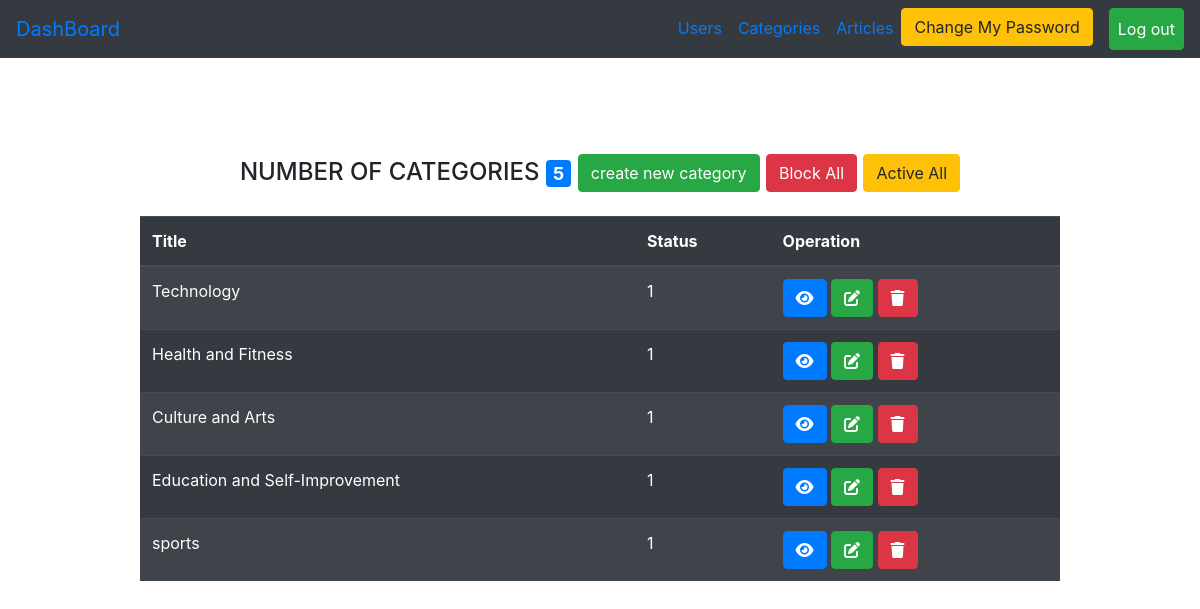
The app's page /Admin/categories.php (signed in) with its own data.
### tables this page shows
CREATE TABLE `categories` (
  `category_id` int(11) NOT NULL,
  `title` varchar(255) NOT NULL,
  `status` enum('0','1') DEFAULT '1',
  `created_at` timestamp NULL DEFAULT NULL,
  `updated_at` timestamp NULL DEFAULT NULL
);

### Admin/categories.php (the view, shortened to what this page needs)
<?php
include("initials.php");
if (isset($_SESSION['login'])) {
    $page = "All";
    if ($page == "All") {
        $statment = $connect->prepare("select * from categories");
        $statment->execute();
        $usercount = $statment->rowcount();
        $result = $statment->fetchall();
?>
        <div class="container mt-5 ">
            <div class="row">
                <div class="col-md-10 m-auto pt-5">
                    <div>
                        <h4 class="text-center mb-4">NUMBER OF CATEGORIES
                            <span class="badge badge-primary"><?php echo $usercount ?></span>
                            <a href="?page=create" class="btn btn-success">create new category</a>
                            <a href="?page=block" class="btn btn-danger">Block All</a>
                            <a href="?page=active" class="btn btn-warning">Active All</a>
                        </h4>
                        <table class="table table-striped table-dark ">
                            <thead>
                                <tr>
                                    <th scope="col">Title</th>
                                    <th scope="col">Status</th>
                                    <th scope="col">Operation</th>
                                </tr>
                            </thead>
                            <tbody>
                                <?php
                                foreach ($result as $item) {
                                ?>
                                    <tr>
                                        <td><?php echo $item['title'] ?></td>
                                        <td><?php echo $item['status'] ?></td>
                                        <td>
                                            <a href="?page=show&category_id=<?php echo $item['category_id'] ?>" class="btn btn-primary"><i class="fa-solid fa-eye"></i></a>
                                            <a href="?page=edit&category_id=<?php echo $item['category_id'] ?>" class="btn btn-success"><i class="fa-solid fa-pen-to-square"></i></a>
                                            <a href="?page=delete&category_id=<?php echo $item['category_id'] ?>" class="btn btn-danger"><i class="fa-solid fa-trash"></i></a>
                                        </td>
                                    </tr>
                                <?php
                                }
                                ?>
                            </tbody>
                        </table>
                    </div>
                </div>
            </div>
        </div>
    <?php
    } else if ($page == "show") {
        if (isset($_GET['category_id'])) {
            $category_id = $_GET['category_id'];
        }
        $statment = $connect->prepare("select * from categories where category_id =?");
        $statment->execute(array($category_id));
        $item = $statment->fetch();
    ?>
        <div class="container mt-5 pt-5">
            <div class="row">
                <div class="col-md-10 m-auto">
                    <table class="table table-striped table-dark">
                        <thead>
                            <tr>
                                <th scope="col">id</th>
                                <th scope="col">Title</th>
                                <th scope="col">Status</th>
                                <th scope="col">Created_at</th>
                                <th scope="col">Updated_at</th>
                                <th scope="col">Operation</th>
                            </tr>
                        </thead>
                        <tbody>
                            <tr>
                                <th scope="row"><?php echo $item['category_id'] ?></th>
                                <td><?php echo $item['title'] ?></td>
                                <td><?php echo $item['status'] ?></td>
                                <td><?php echo $item['created_at'] ?></td>
                                <td><?php echo $item['updated_at'] ?></td>
                                <td>
                                    <a href="categories.php" class="btn btn-success"><i class="fa-solid fa-house"></i></a>
                            </tr>
                        </tbody>
                    </table>
                </div>
            </div>
        </div>
    <?php
    } else if ($page == "delete") {
        if (isset($_GET['category_id'])) {
            $category_id = $_GET['category_id'];
        }
        $statment = $connect->prepare("delete from categories where  category_id=?");
        $statment->execute(array($category_id));
        $_SESSION['message'] = "deleted sucessfully";
        header("Location:categories.php");
    } else if ($page == "create") {
    ?>
        <div class="container mt-5">
            <div class="row">
                <div class="col-md-10 m-auto">
                    <h4 class="text-center mt-4">CREATE CATEGORY PAGE</h4>
                    <form action="?page=savenew" method="post">
                        <label>TITLE</label>
                        <input type="text" name="title" class="form-control mb-4">
                        <?php
                        if (isset($_SESSION['title'])) {
                            echo "<h4 class='text-center alert alert-danger'>" . $_SESSION['title'] . "</h4>";
                            unset($_SESSION['title']);
                        }
                        ?>
                        <label>STATUS</label>
                        <select name="status" class="form-control mb-4">
                            <option value="1">active</option>
                            <option value="0">block</option>
                        </select>
                        <input type="submit" class="form-control  btn btn-success" value="CREATE NEW CATEGORY">
                    </form>
                </div>
            </div>
        </div>
    <?php
    } else if ($page == "savenew") {
        if ($_SERVER['REQUEST_METHOD'] == "POST") {
            $title = $_POST['title'];
            $status = $_POST['status'];
            $errorstext = array();
            $words = explode(' ', $title);
            if (strlen($title) == "") {
                $errorstext[] = "write a title";
            } elseif (count($words) < 1 || count($words) > 3) {
                $errorstext[] = "Title must be between 1 and 3 words";
            }
            if (empty($errorstext)) {
                try {
                    $statment = $connect->prepare("insert into categories
                (title,`status`,created_at)
                values
                (?,?,now())");
                    $statment->execute(array($title, $status));
                    $_SESSION['message'] = "created sucessfully";
                    header("Location:categories.php");
                } catch (PDOException $e) {
                    echo "<h4 class='text-center alert alert-danger'>Error IN VALUES</h4>";
                    header("Refresh:3;url=categories.php?page=create");
                }
            } else {
                $_SESSION['title'] = implode("<br>", $errorstext);
                header("Location:categories.php?page=create");
            }
        }
    } else if ($page == "edit") {
        if (isset($_GET['category_id'])) {
            $category_id = $_GET['category_id'];
        }
        $statment = $connect->prepare("select * from categories where category_id=?");
        $statment->execute(array($category_id));
        $item = $statment->fetch();
    ?>
        <div class="container mt-5">
            <div class="row">
                <div class="col-md-10 m-auto">
                    <h4 class="text-center mt-4">UPDATE CATEGORY PAGE</h4>
                    <form action="?page=saveupdate" method="post">
                        <input type="hidden" name="oldid" value="<?php echo $item['category_id'] ?>" class="form-control mb-4">
                        <label>STATUS</label>
                        <select name="status" class="form-control mb-4">
                            <?php
                            if ($item['status'] == "1") {
                                echo '<option value="1" selected>active</option>';
                                echo  '<option value="0">block</option>';
                            } else {
                                echo '<option value="1" >active</option>';
                                echo  '<option value="0" selected>block</option>';
                            }
                            ?>
                        </select>
                        <input type="submit" class="form-control  btn btn-success" value="UPDATE CATEGORY">
                    </form>
                </div>
            </div>
        </div>
    <?php
    } else if ($page == "saveupdate") {
        if ($_SERVER['REQUEST_METHOD'] == "POST") {
            $oldid = $_POST['oldid'];
            $status = $_POST['status'];
        }
            try {
                $statment = $connect->prepare("UPDATE categories
                SET `status`=?,updated_at=now()
                WHERE category_id=?");
                $statment->execute(array($status, $oldid));
                $_SESSION['message'] = "UPDATED SUCESSFULLY";
                header("Location:categories.php");
            } catch (PDOException $e) {
                header("Refresh:3;url=categories.php?page=edit&category_id=$oldid");
            }
    } else if ($page == "block") {
        $statment = $connect->prepare("update categories set `status`='0' ");
        $statment->execute();
        $_SESSION['message'] = "BLOCKED SUCESSFULLY";
        header('Location:categories.php');
    } else if ($page == "active") {
        $statment = $connect->prepare("update categories set `status`='1' ");
        $statment->execute();
        $_SESSION['message'] = "ACTIVE SUCESSFULLY";
        header('Location:categories.php');
    }
    ?>
<?php
} else {
    $_SESSION['message'] = "Please Login First";
    header("Location:../login.php");
}
include("Includes/temp/footer.php");
?>

### records on screen
categories: title "Technology", status "1"
categories: title "Health and Fitness", status "1"
categories: title "Culture and Arts", status "1"
categories: title "Education and Self-Improvement", status "1"
categories: title "sports", status "1"

### other values on screen
$usercount "5"
